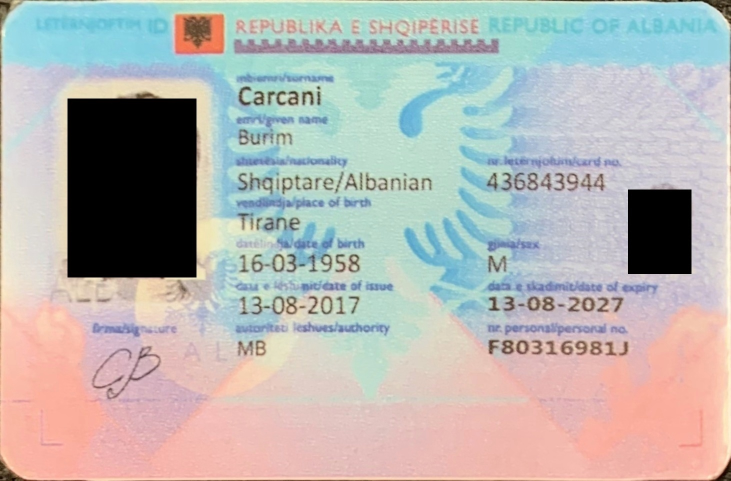
#> input picture training/template_samples/Template 0.jpg, 1461 x 962 px (shown at 1/2 size)
$ python -i processing.py   (imports and definitions only)
#> lines starting #> are read from the running program, lines starting #| are printed output that depends on the picture; after the words box and inside, x2 and y2 are one past the last pixel; in counts of white or black regions, pixels touching at a corner belong together
"""Image loading, perspective crops, and edge-based document refinement.

Images use RGB channel order; corner arrays have shape (4, 2) with (x, y) pairs.
Perspective transform adapted from:
https://github.com/KMKnation/Four-Point-Invoice-Transform-with-OpenCV/blob/master/four_point_object_extractor.py
"""

from itertools import combinations

import cv2
import numpy as np
from PIL import Image
from typing import Optional


# [6 lines left out: function load_image, not called in this run]


def order_points(pts):
    """Order corners as top-left, top-right, bottom-right, bottom-left."""
    points = np.asarray(pts, dtype=np.float32)
    if points.shape != (4, 2) or not np.isfinite(points).all():
        raise ValueError('Expected four finite (x, y) corners.')
    coordinate_sum = points.sum(axis=1)
    coordinate_difference = np.diff(points, axis=1).ravel()
    return points[[
        np.argmin(coordinate_sum), np.argmin(coordinate_difference),
        np.argmax(coordinate_sum), np.argmax(coordinate_difference),
    ]]


def four_point_transform(image, pts):
    """Warp a quadrilateral into a rectangle; reject degenerate corners."""
    return four_point_transform_with_matrix(image, pts)[0]


# [63 lines left out: functions four_point_transform_with_matrix, check_validity, find_contours, get_corners, expand_corners, not called in this run]


def crop_image(raw_image, corners, expand_rate=0.05):
    return crop_image_with_matrix(raw_image, corners, expand_rate)[0]


# [39 lines left out: functions crop_image_with_matrix, resize_transform, map_points, extract_card, not called in this run]


def auto_canny(image, sigma=0.33):
    median = np.median(image)
    lower = int(max(0, (1 - sigma) * median))
    upper = int(min(255, (1 + sigma) * median))
    return cv2.Canny(image, lower, upper, L2gradient=True)


def find_intersections(lines, im):
    """Find unique line intersections within a 10% margin of the image."""
    height, width = im.shape[:2]
    intersections = []
    for (rho1, theta1), (rho2, theta2) in combinations(lines, 2):
        coefficients = [[np.cos(theta1), np.sin(theta1)],
                        [np.cos(theta2), np.sin(theta2)]]
        try:
            x, y = np.round(np.linalg.solve(coefficients, [rho1, rho2])).astype(int)
        except np.linalg.LinAlgError:
            continue  # Parallel lines do not have a unique intersection.
        point = (int(x), int(y))
        if -width / 10 < x < width * 1.1 and -height / 10 < y < height * 1.1:
            if point not in intersections:
                intersections.append(point)
    return intersections


def apply_mask(image, mask):
    return cv2.bitwise_and(image, image, mask=mask)


# [9 lines left out: function draw_lines, not called in this run]


def get_lines(edges):
    """Keep approximately horizontal/vertical Hough lines and merge neighbors."""
    detected = cv2.HoughLines(edges, 1, np.pi / 180, 100)
    if detected is None:
        return []
    groups = []
    for rho, theta in detected[:, 0, :]:
        if np.pi / 6 < theta < np.pi / 3 or np.pi * 2 / 3 < theta < np.pi * 5 / 6:
            continue
        if theta > np.pi * 5 / 6:
            rho, theta = -rho, theta - np.pi
        for group in groups:
            mean_rho, mean_theta = np.mean(group, axis=0)
            if abs(rho - mean_rho) < 50 and abs(theta - mean_theta) < 0.3:
                group.append((rho, theta))
                break
        else:
            groups.append([(rho, theta)])
    return [tuple(np.mean(group, axis=0)) for group in groups]


def document_detect(cropped_image):
    """Refine a crop using border edges; return None when no valid crop exists."""
    corners = document_corners(cropped_image)
    if corners is None:
        return None
    return four_point_transform(cropped_image, corners)


def document_corners(cropped_image):
    """Locate refined TL/TR/BR/BL corners without resampling the crop.

    Keep the existing edge/Hough settings and first-four-intersections rule.
    Coordinates may extend beyond the crop, as in the original refinement.
    """
    inverted = cv2.bitwise_not(cropped_image)
    gray = cv2.cvtColor(inverted, cv2.COLOR_RGB2GRAY)
    blurred = cv2.medianBlur(gray, 15)
    edges = auto_canny(blurred, sigma=0.5)

    height, width = edges.shape
    border_mask = np.full_like(edges, 255)
    cv2.rectangle(border_mask, (width // 8, height // 8),
                  (width * 7 // 8, height * 7 // 8), 0, -1)
    lines = get_lines(apply_mask(edges, border_mask))
    corners = find_intersections(lines, cropped_image)[:4]
    if len(corners) < 4:
        return None
    try:
        rectangle = order_points(np.asarray(corners, dtype=np.int32))
        top_left, top_right, bottom_right, bottom_left = rectangle
        width = int(max(np.linalg.norm(bottom_right - bottom_left),
                        np.linalg.norm(top_right - top_left)))
        height = int(max(np.linalg.norm(top_right - bottom_right),
                         np.linalg.norm(top_left - bottom_left)))
        if width < 2 or height < 2 or not cv2.isContourConvex(rectangle):
            return None
        return rectangle
    except ValueError:
        return None


# [4 lines left out: function convert_rec2corners, not called in this run]

>>> import cv2
>>> picture = cv2.cvtColor(cv2.imread('../template_samples/Template 0.jpg'), cv2.COLOR_BGR2RGB)
>>> result = document_detect(picture)
#> in document_corners, `inverted = cv2.bitwise_not(cropped_image)`:
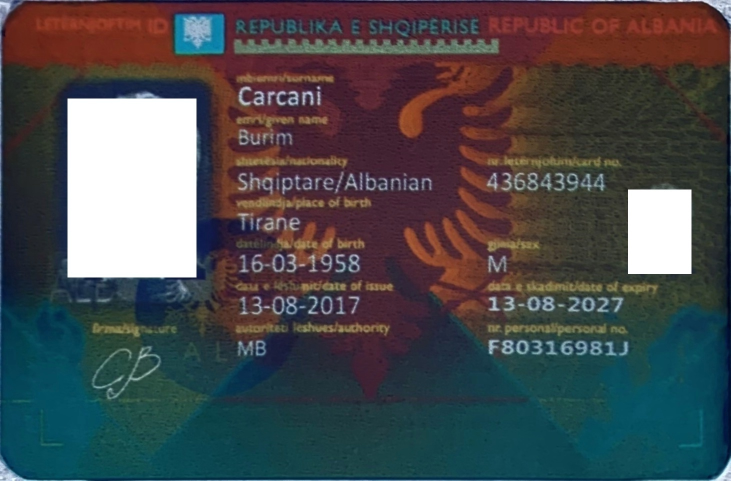
#> inverted: shape (962, 1461, 3) (shown at 1/2 size); mean R, G, B 73, 75.3, 78.2
#> in document_corners, `gray = cv2.cvtColor(inverted, cv2.COLOR_RGB2GRAY)`:
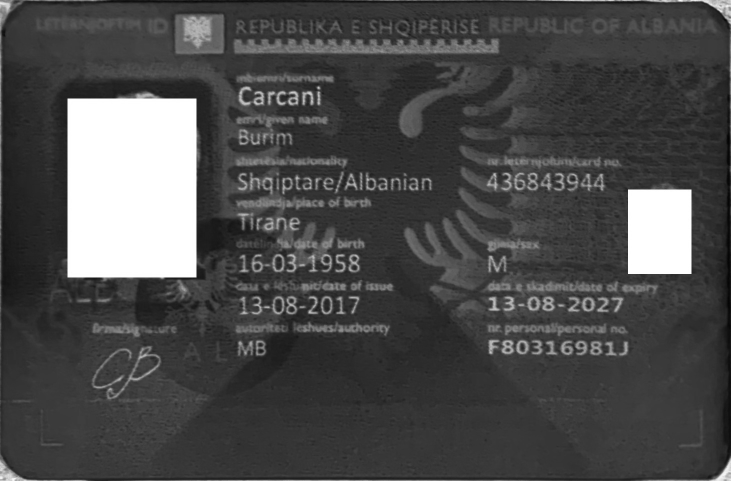
#> gray: shape (962, 1461) (shown at 1/2 size); min 3, max 255, mean 75
#> in document_corners, `blurred = cv2.medianBlur(gray, 15)`:
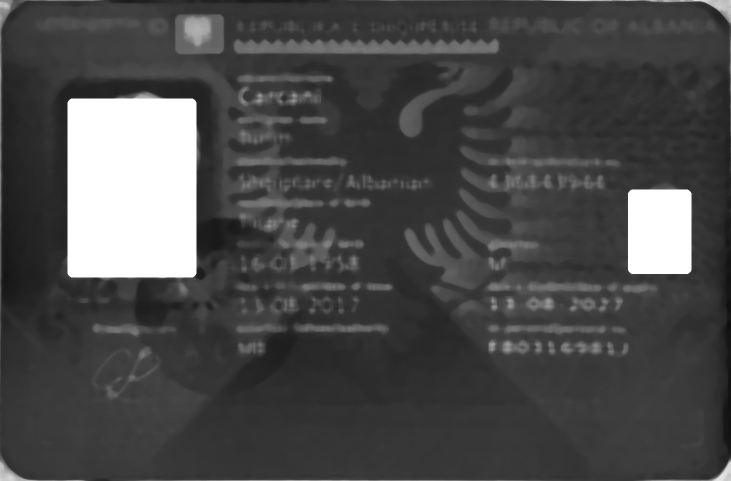
#> blurred: shape (962, 1461) (shown at 1/2 size); min 15, max 255, mean 74.1
#> in auto_canny, `median = np.median(image)`: median = 56
#> in auto_canny, `lower = int(max(0, (1 - sigma) * median))`: lower = 28
#> in auto_canny, `upper = int(min(255, (1 + sigma) * median))`: upper = 84
#> in auto_canny, `return cv2.Canny(image, lower, upper, L2gradient=True)`:
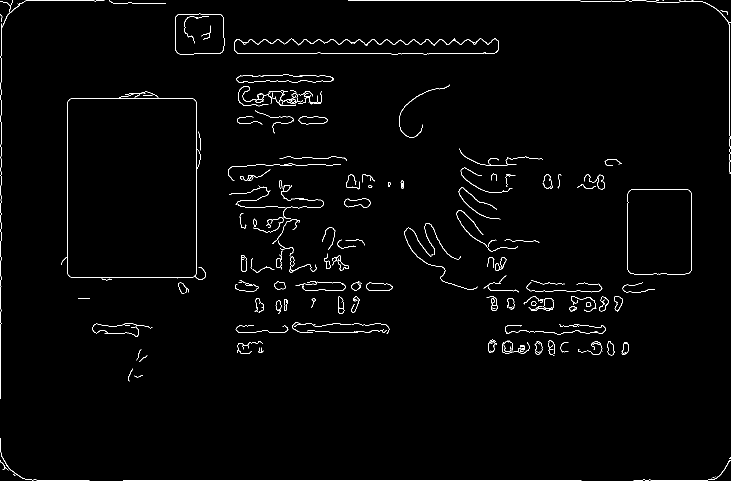
#> returned value: shape (962, 1461) (shown at 1/2 size); 1.5% white in thin lines or dots
#> in document_corners, `cv2.rectangle(border_mask, (width // 8, height // 8), (width * 7 // 8,..`:
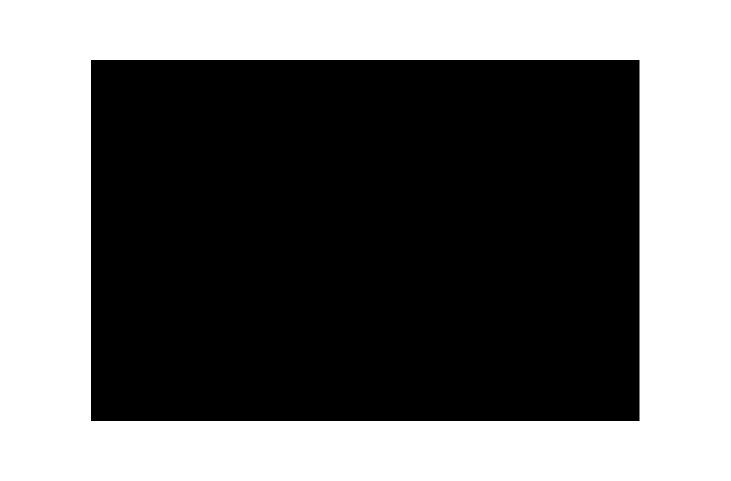
#> border_mask: shape (962, 1461) (shown at 1/2 size); 43.6% white; 1 white region, box (x1, y1, x2, y2) and area: (0, 0, 1461, 962) 613448
#> in apply_mask, `return cv2.bitwise_and(image, image, mask=mask)`:
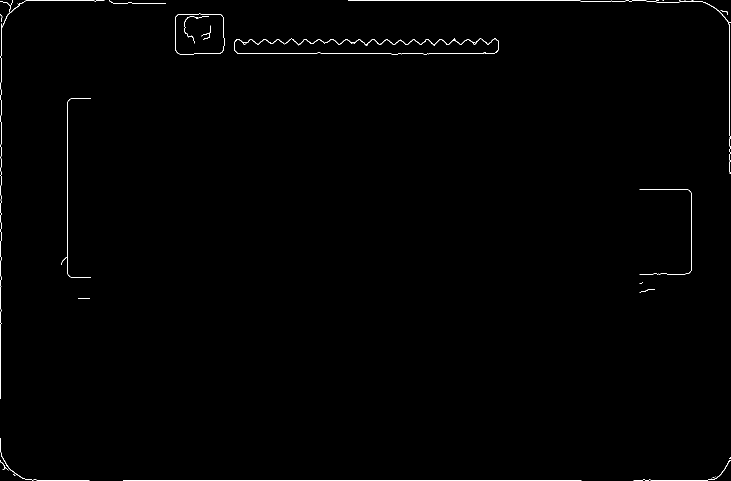
#> returned value: shape (962, 1461) (shown at 1/2 size); 0.48% white in thin lines or dots
#> in get_lines, `detected = cv2.HoughLines(edges, 1, np.pi / 180, 100)`: detected = [[960, 1.57], [1, 1.57], [1, 0], [135, 0], [1459, 0], [106, 1.57], [1383, 0], [-19, 1.59], [94, 1.59], [6, 1.57]]
#> the loop in get_lines, `for rho, theta in detected[:, 0, :]:` made 10 passes
#> after the loop in get_lines, `for rho, theta in detected[:, 0, :]:`: group = [(1, 1.57), (-19, 1.59), (6, 1.57)]; groups = [[(960, 1.57)], [(1, 1.57), (-19, 1.59), (6, 1.57)], [(1, 0)], [(135, 0)], [(1459, 0)], [(106, 1.57), (94, 1.59)], [(1383, 0)]]
#> in document_corners, `lines = get_lines(apply_mask(edges, border_mask))`: lines = [(960, 1.57), (-4, 1.58), (1, 0), (135, 0), (1459, 0), (100, 1.58), (1383, 0)]
#> the loop in find_intersections, `for (rho1, theta1), (rho2, theta2) in combinations(lines, 2):` made 21 passes
#> (rho1, theta1, rho2, theta2, coefficients, x, y) on passes 1 to 6: (960, 1.57, -4, 1.58, [[-4.37e-08, 1], [-0.00582, 1]], 165701, 960), (960, 1.57, 1, 0, [[-4.37e-08, 1], [1, 0]], 1, 960), (960, 1.57, 135, 0, [[-4.37e-08, 1], [1, 0]], 135, 960), (960, 1.57, 1459, 0, [[-4.37e-08, 1], [1, 0]], 1459, 960), (960, 1.57, 100, 1.58, [[-4.37e-08, 1], [-0.00873, 1]], 98546, 960), (960, 1.57, 1383, 0, [[-4.37e-08, 1], [1, 0]], 1383, 960)
#> after the loop in find_intersections, `for (rho1, theta1), (rho2, theta2) in combinations(lines, 2):`: intersections = [(1, 960), (135, 960), (1459, 960), (1383, 960), (1, -4), (135, -3), (1459, 4), (1383, 4), (1, 100), (135, 101), (1459, 113), (1383, 112)]
#> in document_corners, `corners = find_intersections(lines, cropped_image)[:4]`: corners = [(1, 960), (135, 960), (1459, 960), (1383, 960)]
#> in order_points, `points = np.asarray(pts, dtype=np.float32)`: points = [[1, 960], [135, 960], [1459, 960], [1383, 960]]
#> in order_points, `coordinate_sum = points.sum(axis=1)`: coordinate_sum = [961, 1095, 2419, 2343]
#> in order_points, `coordinate_difference = np.diff(points, axis=1).ravel()`: coordinate_difference = [959, 825, -499, -423]
#> in document_corners, `rectangle = order_points(np.asarray(corners, dtype=np.int32))`: rectangle = [[1, 960], [1459, 960], [1459, 960], [1, 960]]
#> in document_corners, `top_left, top_right, bottom_right, bottom_left = rectangle`: top_left = [1, 960]; top_right = [1459, 960]; bottom_left = [1, 960]
#> in document_corners, `width = int(max(np.linalg.norm(bottom_right - bottom_left), np.linalg...`: width = 1458
#> in document_corners, `height = int(max(np.linalg.norm(top_right - bottom_right), np.linalg.n..`: height = 0
